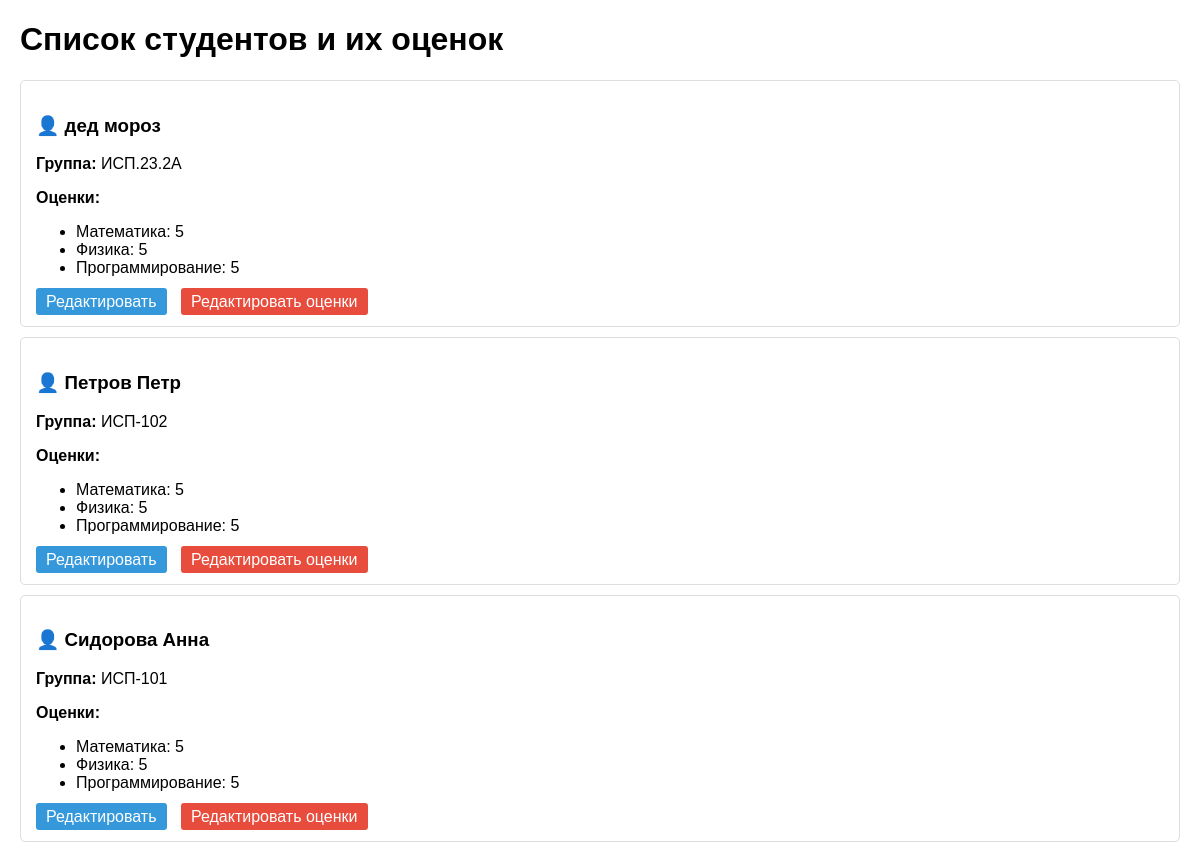
The page / on the database its author committed.
### app/models.py (models this page shows, shortened)
class Student(models.Model):
    name = models.CharField(max_length=100, verbose_name='ФИО студента')
    group = models.CharField(max_length=10, verbose_name='Группа')

class Session(models.Model):
    student = models.OneToOneField(
        Student,
        on_delete=models.CASCADE,
        verbose_name='Студент'
    )
    math = models.IntegerField(verbose_name='Математика')
    physics = models.IntegerField(verbose_name='Физика')
    programming = models.IntegerField(verbose_name='Программирование')

### app/views.py (the view)
# urls.py: path('', views.student_list, name='student_list'),
def student_list(request):
    if Student.objects.count() == 0:
        create_test_data()
    students = Student.objects.all()
    return render(request, 'student_list.html', {'students': students})

### app/templates/student_list.html (shortened to what this page needs)
<!DOCTYPE html>
<html lang="ru">
<head>
</head>
<body>
    <h1>Список студентов и их оценок</h1>
    {% for student in students %}
    <div class="student-card">
        <h3>👤 {{ student.name }}</h3>
        <p><strong>Группа:</strong> {{ student.group }}</p>
        {% if student.session %}
            <p><strong>Оценки:</strong></p>
            <ul>
                <li>Математика: {{ student.session.math }}</li>
                <li>Физика: {{ student.session.physics }}</li>
                <li>Программирование: {{ student.session.programming }}</li>
            </ul>
        {% else %}
            <p style="color: #e74c3c;">⚠ Оценки не добавлены</p>
        {% endif %}
        <div class="buttons">
            <a href="{% url 'edit_student' student.id %}" class="btn edit-btn">Редактировать</a>
            <a href="{% url 'edit_session' student.id %}" class="btn session-btn">Редактировать оценки</a>
        </div>
    </div>
    {% empty %}
    <p>Нет студентов</p>
    {% endfor %}
</body>
</html>

### app/templates/student_list.html (style rules this page uses)
body { font-family: Arial; margin: 20px; }
.student-card { border: 1px solid #ddd; padding: 15px; margin: 10px 0; border-radius: 5px; }
.buttons { margin-top: 10px; }
.btn { padding: 5px 10px; margin-right: 10px; text-decoration: none; border-radius: 3px; }
.edit-btn { background: #3498db; color: white; }
.session-btn { background: #e74c3c; color: white; }

### rows shown on the page
Student: name "дед мороз", group "ИСП.23.2А", session.math "5", session.physics "5", session.programming "5"
Student: name "Петров Петр", group "ИСП-102", session.math "5", session.physics "5", session.programming "5"
Student: name "Сидорова Анна", group "ИСП-101", session.math "5", session.physics "5", session.programming "5"
